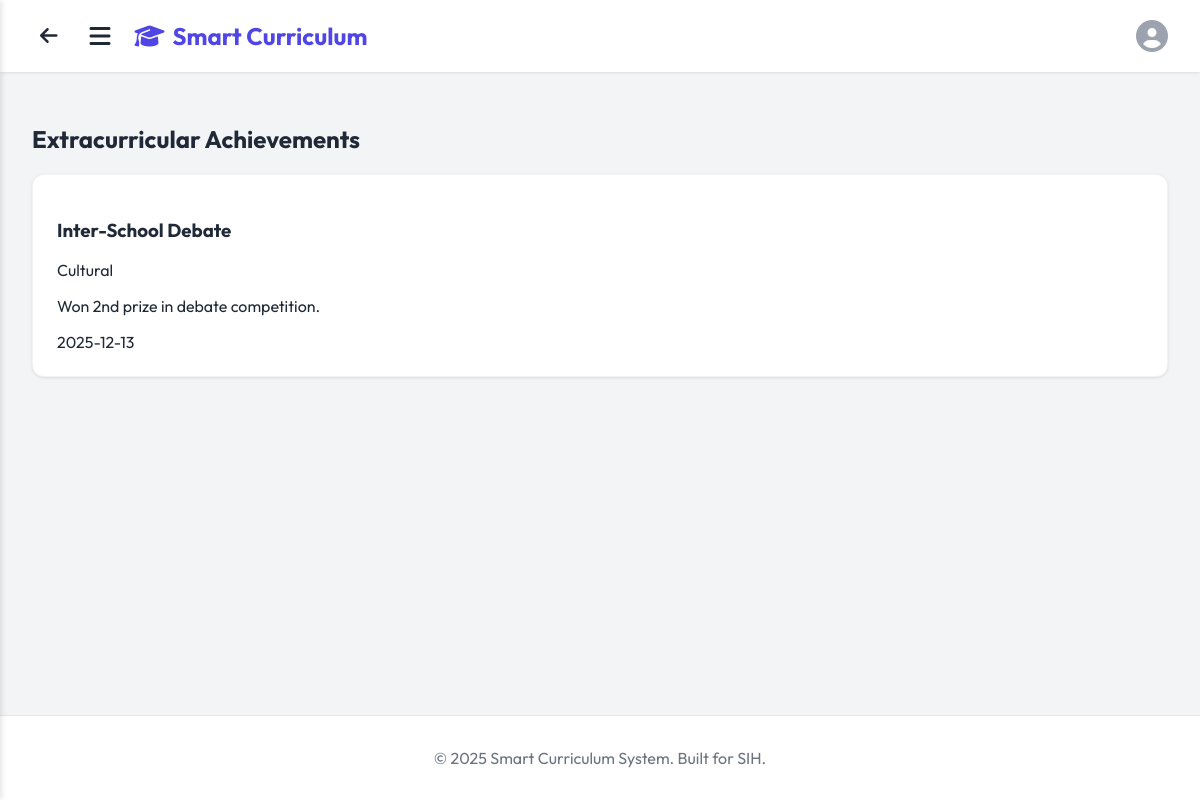
Screenshot of /student/achievements (signed in) with the database file from the repository.
### models.py (models this page shows)
class Extracurricular(db.Model):
    id = db.Column(db.Integer, primary_key=True)
    student_id = db.Column(db.Integer, db.ForeignKey('user.id'), nullable=False)
    title = db.Column(db.String(150), nullable=False)
    description = db.Column(db.Text, nullable=True)
    achievement_type = db.Column(db.String(50), nullable=False) # Sports, Cultural, Academic, etc.
    date = db.Column(db.Date, nullable=False, default=datetime.utcnow)

### app.py (the view)
@app.route('/student/achievements')
def student_achievements():
    if 'user_id' not in session or session.get('role') != 'student':
        return redirect(url_for('login'))
    user_id = session['user_id']
    extracurriculars = Extracurricular.query.filter_by(student_id=user_id).order_by(Extracurricular.date.desc()).all()
    return render_template('student_achievements.html', extracurriculars=extracurriculars)

### templates/student_achievements.html
{% extends "base.html" %}
{% block content %}
<div class="container fade-in">
    <div class="page-header">
        <h2>Extracurricular Achievements</h2>
    </div>
    <div class="card-grid">
        {% for achievement in extracurriculars %}
        <div class="card fade-in-up achievement-card">
            <div class="card-header">
                <h3>{{ achievement.title }}</h3>
                <span class="achievement-type">{{ achievement.achievement_type }}</span>
            </div>
            <div class="card-body">
                <p>{{ achievement.description }}</p>
                <span class="achievement-date">{{ achievement.date }}</span>
            </div>
        </div>
        {% else %}
        <p>No achievements added yet.</p>
        {% endfor %}
    </div>
</div>
{% endblock %}

### static/style.css (style rules this page uses)
:root { --primary-color: #4f46e5; --primary-hover: #4338ca; --secondary-color: #ec4899; --bg-color: #f3f4f6; --text-color: #1f2937; --white: #ffffff; --glass-bg: rgba(255, 255, 255, 0.95); }
body { font-family: 'Outfit', 'Segoe UI', sans-serif; background-color: var(--bg-color); color: var(--text-color); margin: 0; display: flex; flex-direction: column; min-height: 100vh; }
.card, .detail-card { background: white; border-radius: 0.75rem; box-shadow: 0 1px 3px rgba(0, 0, 0, 0.1); padding: 1.5rem; margin-bottom: 1rem; border: 1px solid rgba(0, 0, 0, 0.05); }

### rows the page displays
Extracurricular: title "Inter-School Debate", achievement_type "Cultural", description "Won 2nd prize in debate competition.", date "2025-12-13"
